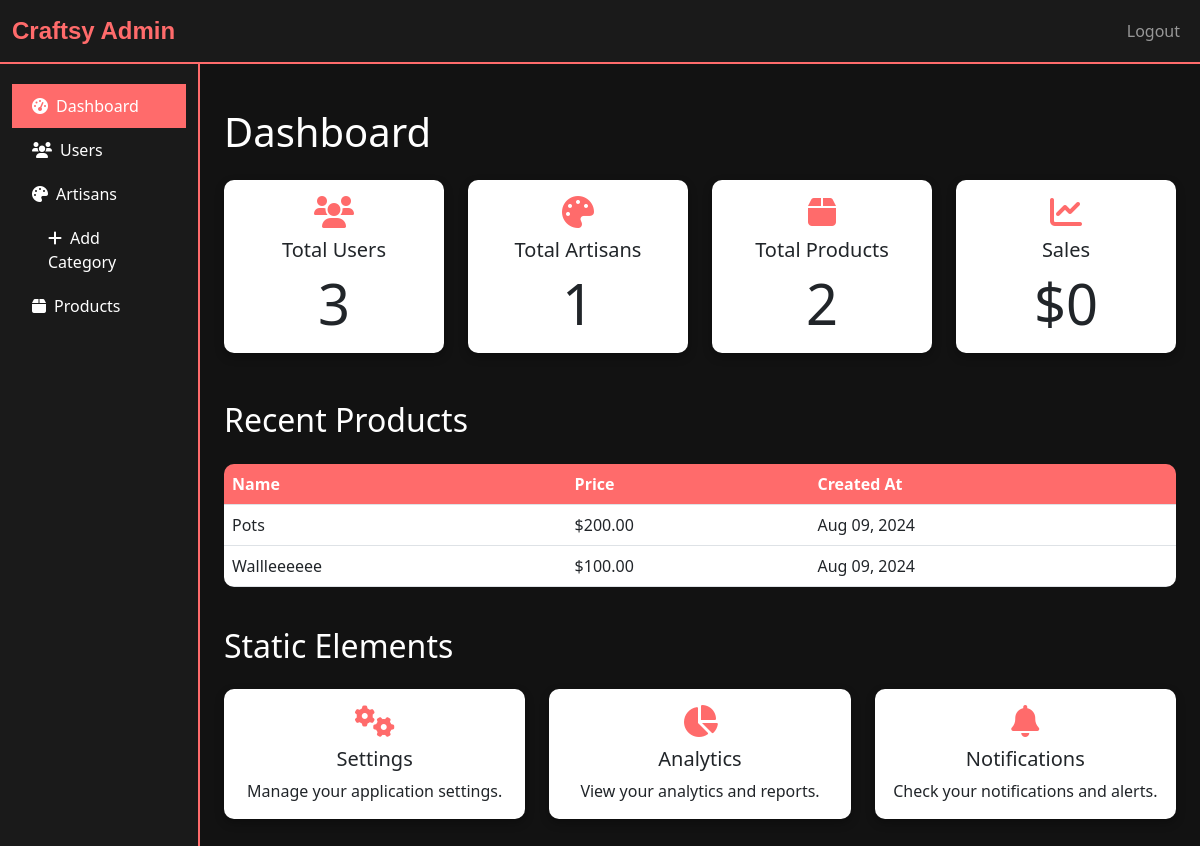
The app's page /admin-dashboard/ (signed in), older data.
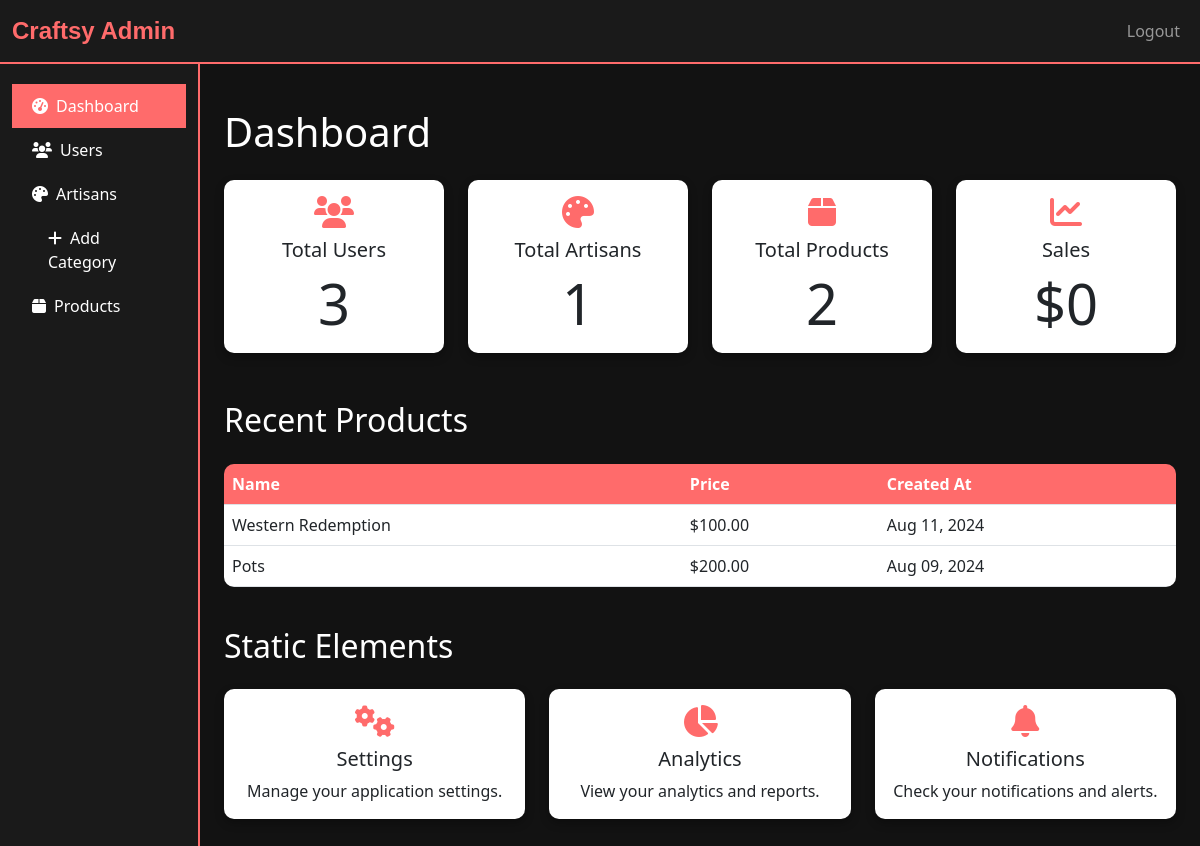
The same page, newer data.
### accounts/models.py (models this page shows, shortened)
class Product(models.Model):
    CATEGORY_CHOICES = [
        ('jewelry', 'Jewelry'),
        ('pottery', 'Pottery'),
        ('woodworking', 'Woodworking'),
        ('painting', 'Painting'),
    ]
    name = models.CharField(max_length=200)
    description = models.TextField()
    price = models.DecimalField(max_digits=10, decimal_places=2)
    category = models.ForeignKey(Category, on_delete=models.CASCADE, related_name='products')
    inventory = models.PositiveIntegerField()
    artisan = models.ForeignKey(Artisan, on_delete=models.CASCADE, related_name='products')
    created_at = models.DateTimeField(auto_now_add=True)
    updated_at = models.DateTimeField(auto_now=True)

### accounts/views.py (the view)
# urls.py: path('admin-dashboard/', views.admin_dashboard, name='admin_dashboard'),
@login_required
def admin_dashboard(request):
    if not request.user.is_staff:
        messages.error(request, "You don't have access to this page.")
        return redirect('home')
    total_users = User.objects.count()
    total_artisans = User.objects.filter(user_type='artisan').count()
    total_products = Product.objects.count()
    recent_products = Product.objects.select_related('artisan').order_by('-created_at')[:5]  # Fetch artisan data
    context = {
        'total_users': total_users,
        'total_artisans': total_artisans,
        'total_products': total_products,
        'recent_products': recent_products,
    }
    return render(request, 'admin_dashboard.html', context)

### templates/admin_dashboard.html (shortened to what the changed rows need)
<!DOCTYPE html>
<html lang="en">
<head>
    <link href="https://cdn.jsdelivr.net/npm/bootstrap@5.3.0/dist/css/bootstrap.min.css" rel="stylesheet">
    <link rel="stylesheet" href="https://cdnjs.cloudflare.com/ajax/libs/font-awesome/6.0.0-beta3/css/all.min.css">
</head>
<body>
    <div class="container-fluid">
        <div class="row">
            <main class="col-md-10 ms-sm-auto px-md-4 main-content">
                <h1 class="mt-4 mb-4">Dashboard</h1>
                <h2 class="mt-4 mb-4">Recent Products</h2>
                <div class="table-responsive">
                    <table class="table table-hover">
                        <thead>
                            <tr>
                                <th>Name</th>
                                <th>Price</th>
                                <th>Created At</th>
                            </tr>
                        </thead>
                        <tbody>
                            {% for product in recent_products %}
                            <tr>
                                <td>{{ product.name }}</td>
                                <td>${{ product.price }}</td>
                                <td>{{ product.created_at|date:"M d, Y" }}</td>
                            </tr>
                            {% endfor %}
                        </tbody>
                    </table>
                </div>
                <h2 class="mt-4 mb-4">Static Elements</h2>
            </main>
        </div>
    </div>
</body>
</html>

Row changes from the older to the newer data that the page shows:
removed Product: name "Wallleeeeee", price "100.00", created_at "Aug 09, 2024"
added Product: name "Western Redemption", price "100.00", created_at "Aug 11, 2024"
